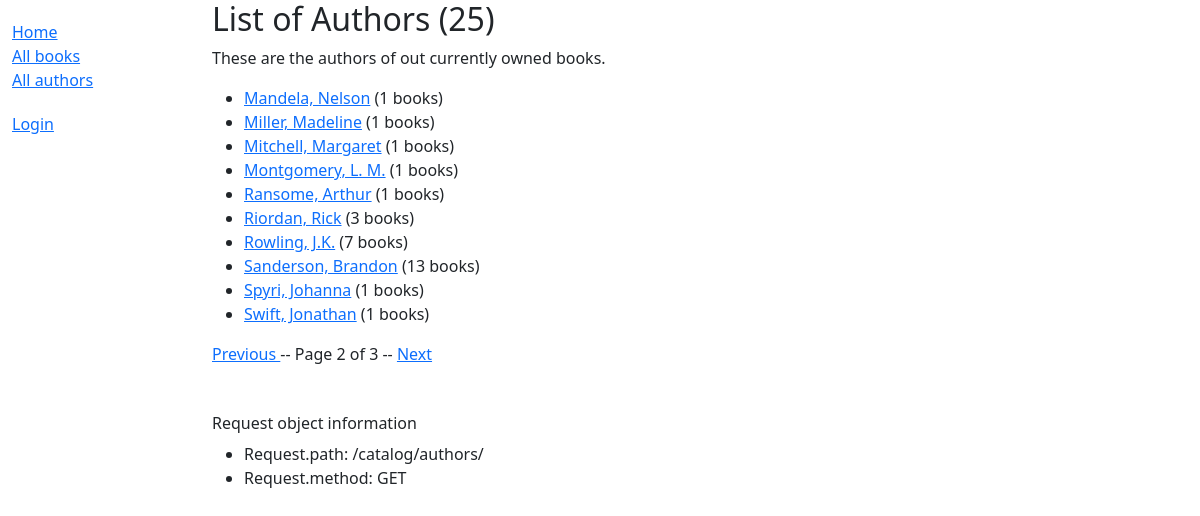
The page /catalog/authors/?page=2 on the database its author committed.
### catalog/models.py (models this page shows)
class Author(models.Model):
    first_name = models.CharField(max_length=100)
    last_name = models.CharField(max_length=100)
    date_of_birth = models.DateField(null=True, blank=True)
    date_of_death = models.DateField('died', null=True, blank=True)
    class Meta:
        ordering = ['last_name', 'first_name']
    def get_absolute_url(self):
        return reverse('catalog:author-detail', args=[str(self.id)])
    def __str__(self) -> str:
        return f'{self.last_name}, {self.first_name}'

### catalog/views.py (the view)
# urls.py: path('authors/', views.AuthorListView.as_view(), name='authors'),
class AuthorListView(generic.ListView):
    model = Author
    paginate_by = 10
    def get_context_data(self, **kwargs: Any) -> dict[str, Any]:
        context = super().get_context_data(**kwargs)
        context['author_count'] = Author.objects.count()
        return context

### catalog/templates/catalog/author_list.html (shortened to what this page needs)
{% extends 'base_generic.html' %}
{% block content %}
    <h2>List of Authors ({{ author_count }})</h2>
    <p>These are the authors of out currently owned books.</p>
    <ul>
        {% for author in object_list %}
            <li>
                <a href="{{ author.get_absolute_url }}">{{ author }}</a>
                ({{ author.book_set.count }} books)
            </li>
        {% empty %}
            <p>There are no authors added yet.</p>
        {% endfor %}
    </ul>
{% endblock %}

### rows shown on the page
Author: last_name+first_name "Mandela, Nelson", book_set.count "1"
Author: last_name+first_name "Miller, Madeline", book_set.count "1"
Author: last_name+first_name "Mitchell, Margaret", book_set.count "1"
Author: last_name+first_name "Montgomery, L. M.", book_set.count "1"
Author: last_name+first_name "Ransome, Arthur", book_set.count "1"
Author: last_name+first_name "Riordan, Rick", book_set.count "3"
Author: last_name+first_name "Rowling, J.K.", book_set.count "7"
Author: last_name+first_name "Sanderson, Brandon", book_set.count "13"
Author: last_name+first_name "Spyri, Johanna", book_set.count "1"
Author: last_name+first_name "Swift, Jonathan", book_set.count "1"

### other values the page prints
{{ page_obj.number }} "2"
{{ page_obj.paginator.num_pages }} "3"
{{ request.path }} "/catalog/authors/"
{{ request.method }} "GET"
